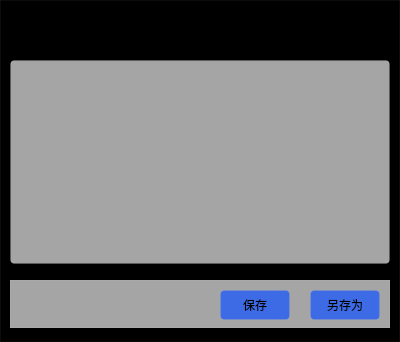
<?xml version="1.0" encoding="UTF-8"?>
<ui version="4.0">
 <class>ukui_NoteBook</class>
 <widget class="QWidget" name="ukui_NoteBook">
  <property name="geometry">
   <rect>
    <x>0</x>
    <y>0</y>
    <width>400</width>
    <height>342</height>
   </rect>
  </property>
  <property name="windowTitle">
   <string>Form</string>
  </property>
  <property name="styleSheet">
   <string notr="true">background-color: rgb(0, 0, 0);
border:1px solid rgba(255, 255, 255, 0.05);</string>
  </property>
  <widget class="QToolButton" name="ukui_NoteNew">
   <property name="geometry">
    <rect>
     <x>20</x>
     <y>10</y>
     <width>30</width>
     <height>30</height>
    </rect>
   </property>
   <property name="styleSheet">
    <string notr="true">image: url(:/new/prefix1/SVG/new-b.svg);
border-width:0;
border-style:outset</string>
   </property>
   <property name="text">
    <string/>
   </property>
  </widget>
  <widget class="QToolButton" name="ukui_NoteClose">
   <property name="geometry">
    <rect>
     <x>350</x>
     <y>10</y>
     <width>30</width>
     <height>30</height>
    </rect>
   </property>
   <property name="styleSheet">
    <string notr="true">image: url(:/new/prefix1/SVG/dark_theme/close.svg);
border-width:0;
border-style:outset;
background-color: rgb(0, 0, 0);</string>
   </property>
   <property name="text">
    <string/>
   </property>
  </widget>
  <widget class="QTextEdit" name="textEdit">
   <property name="geometry">
    <rect>
     <x>10</x>
     <y>60</y>
     <width>380</width>
     <height>204</height>
    </rect>
   </property>
   <property name="styleSheet">
    <string notr="true">background-color: rgb(165, 165, 165);
border-radius:4px;</string>
   </property>
  </widget>
  <widget class="QWidget" name="widget" native="true">
   <property name="geometry">
    <rect>
     <x>10</x>
     <y>280</y>
     <width>380</width>
     <height>48</height>
    </rect>
   </property>
   <property name="styleSheet">
    <string notr="true">background-color: rgb(165, 165, 165);</string>
   </property>
   <widget class="QToolButton" name="ukui_NoteFont">
    <property name="geometry">
     <rect>
      <x>10</x>
      <y>10</y>
      <width>24</width>
      <height>24</height>
     </rect>
    </property>
    <property name="styleSheet">
     <string notr="true">image: url(:/new/prefix1/SVG/font.svg);
border-width:0;
border-style:outset;</string>
    </property>
    <property name="text">
     <string/>
    </property>
   </widget>
   <widget class="QToolButton" name="ukui_NoteJpg">
    <property name="geometry">
     <rect>
      <x>50</x>
      <y>10</y>
      <width>24</width>
      <height>24</height>
     </rect>
    </property>
    <property name="styleSheet">
     <string notr="true">image: url(:/new/prefix1/SVG/exportJPG.svg);
border-width:0;
border-style:outset;</string>
    </property>
    <property name="text">
     <string/>
    </property>
   </widget>
   <widget class="QToolButton" name="ukui_NotePdf">
    <property name="geometry">
     <rect>
      <x>90</x>
      <y>10</y>
      <width>24</width>
      <height>24</height>
     </rect>
    </property>
    <property name="styleSheet">
     <string notr="true">image: url(:/new/prefix1/SVG/exportPDF.svg);
border-width:0;
border-style:outset;</string>
    </property>
    <property name="text">
     <string/>
    </property>
   </widget>
   <widget class="QToolButton" name="ukui_NoteDate">
    <property name="geometry">
     <rect>
      <x>130</x>
      <y>10</y>
      <width>24</width>
      <height>24</height>
     </rect>
    </property>
    <property name="styleSheet">
     <string notr="true">image: url(:/new/prefix1/SVG/insertTime.svg);
border-width:0;
border-style:outset;</string>
    </property>
    <property name="text">
     <string/>
    </property>
   </widget>
   <widget class="QToolButton" name="ukui_NoteDel">
    <property name="geometry">
     <rect>
      <x>170</x>
      <y>10</y>
      <width>24</width>
      <height>24</height>
     </rect>
    </property>
    <property name="styleSheet">
     <string notr="true">image: url(:/new/prefix1/SVG/delete.svg);
border-width:0;
border-style:outset;</string>
    </property>
    <property name="text">
     <string/>
    </property>
   </widget>
   <widget class="QPushButton" name="ukui_NoteSave">
    <property name="geometry">
     <rect>
      <x>210</x>
      <y>10</y>
      <width>70</width>
      <height>30</height>
     </rect>
    </property>
    <property name="styleSheet">
     <string notr="true">background:rgba(61,107,229,1);
border-radius:4px;</string>
    </property>
    <property name="text">
     <string>保存</string>
    </property>
   </widget>
   <widget class="QPushButton" name="ukui_NoteSaveAs">
    <property name="geometry">
     <rect>
      <x>300</x>
      <y>10</y>
      <width>70</width>
      <height>30</height>
     </rect>
    </property>
    <property name="styleSheet">
     <string notr="true">background:rgba(61,107,229,1);
border-radius:4px;</string>
    </property>
    <property name="text">
     <string>另存为</string>
    </property>
   </widget>
  </widget>
 </widget>
 <resources/>
 <connections/>
</ui>
